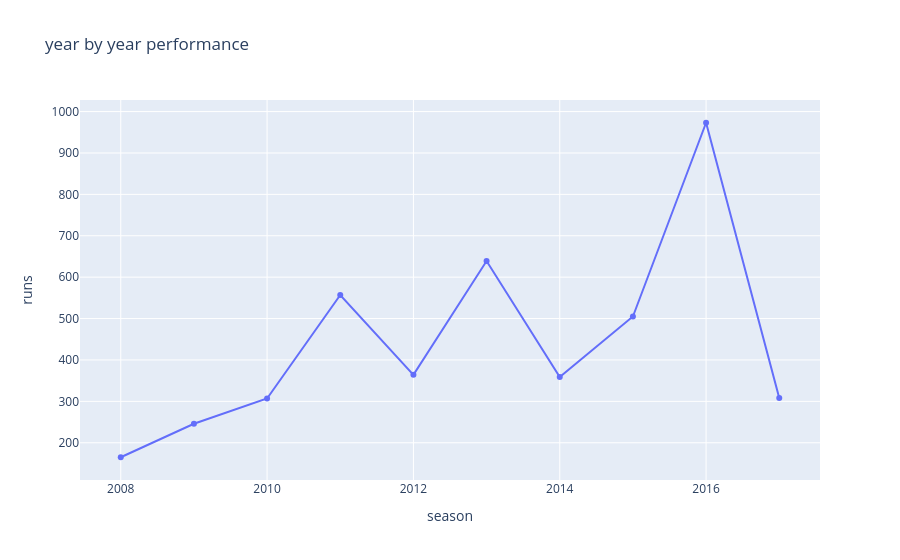
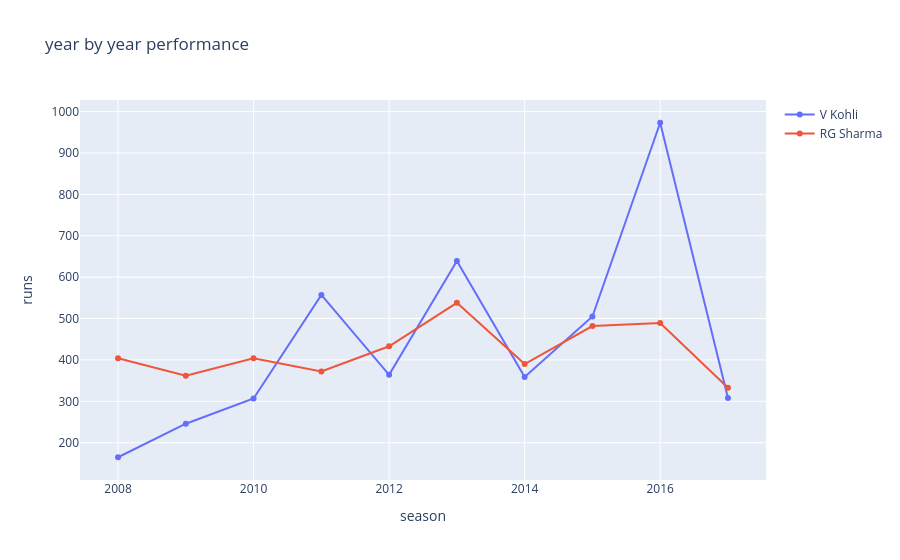
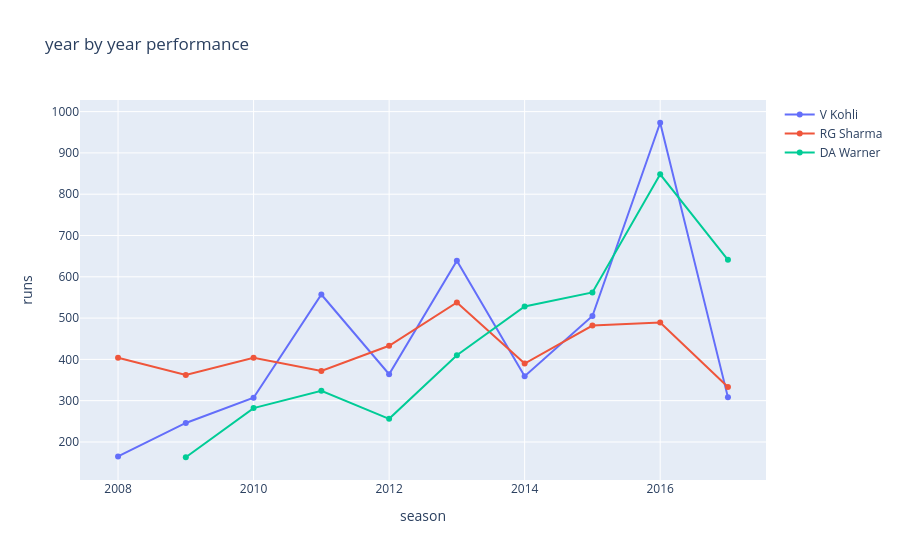

These figures' notebook cell, in order:
### Code cell
batsman_comp('V Kohli','RG Sharma','DA Warner','MS Dhoni')

### Figure 1 — Plotly figure (JSON) as saved in the notebook; plotly's stock layout.template omitted (floating-point values rounded to 4 significant figures)
{"data": [{"mode": "lines+markers", "name": "V Kohli", "type": "scatter", "x": [2008, 2009, 2010, 2011, 2012, 2013, 2014, 2015, 2016, 2017], "y": [165, 246, 307, 557, 364, 639, 359, 505, 973, 308]}], "layout": {"title": {"text": "year by year performance"}, "xaxis": {"title": {"text": "season"}}, "yaxis": {"title": {"text": "runs"}}}}

### Figure 2 — Plotly figure (JSON) as saved in the notebook; plotly's stock layout.template omitted (floating-point values rounded to 4 significant figures)
{"data": [{"mode": "lines+markers", "name": "V Kohli", "type": "scatter", "x": [2008, 2009, 2010, 2011, 2012, 2013, 2014, 2015, 2016, 2017], "y": [165, 246, 307, 557, 364, 639, 359, 505, 973, 308]}, {"mode": "lines+markers", "name": "RG Sharma", "type": "scatter", "x": [2008, 2009, 2010, 2011, 2012, 2013, 2014, 2015, 2016, 2017], "y": [404, 362, 404, 372, 433, 538, 390, 482, 489, 333]}], "layout": {"title": {"text": "year by year performance"}, "xaxis": {"title": {"text": "season"}}, "yaxis": {"title": {"text": "runs"}}}}

### Figure 3 — Plotly figure (JSON) as saved in the notebook; plotly's stock layout.template omitted (floating-point values rounded to 4 significant figures)
{"data": [{"mode": "lines+markers", "name": "V Kohli", "type": "scatter", "x": [2008, 2009, 2010, 2011, 2012, 2013, 2014, 2015, 2016, 2017], "y": [165, 246, 307, 557, 364, 639, 359, 505, 973, 308]}, {"mode": "lines+markers", "name": "RG Sharma", "type": "scatter", "x": [2008, 2009, 2010, 2011, 2012, 2013, 2014, 2015, 2016, 2017], "y": [404, 362, 404, 372, 433, 538, 390, 482, 489, 333]}, {"mode": "lines+markers", "name": "DA Warner", "type": "scatter", "x": [2009, 2010, 2011, 2012, 2013, 2014, 2015, 2016, 2017], "y": [163, 282, 324, 256, 410, 528, 562, 848, 641]}], "layout": {"title": {"text": "year by year performance"}, "xaxis": {"title": {"text": "season"}}, "yaxis": {"title": {"text": "runs"}}}}
